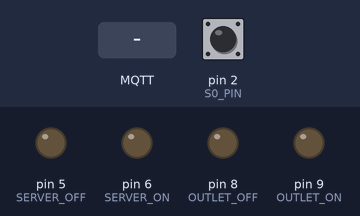
The sketch below on a simulated Arduino Uno, built with avr-gcc and run on an emulated ATmega328P. On the bench: output pins drawn as LEDs (lit = HIGH). Inputs (shaded band) come from the test bench; at power-on: pin 2 (S0_PIN) HIGH. WiFi joins after 1.5 s; servers stay silent unless stated; no MQTT or app messages arrive unless stated; not simulated (calls return 0 or success): credentials.h; names the files do not define were given values by the test bench: mqttport = 1883; what the sketch prints to the serial monitor is not drawn.

Above: at 4.2 s.
4.3 s: MQTT message "1" arrives on the first subscribed topic
At 5.4 s:
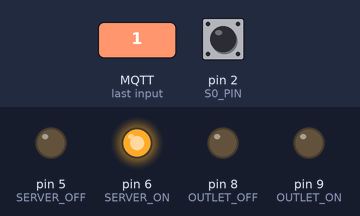
7.0 s: MQTT message "0" arrives on the first subscribed topic
At 7.4 s:
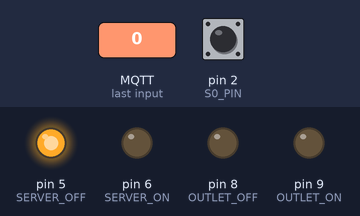
9.0 s: MQTT message "1" arrives on the second subscribed topic
At 9.4 s:
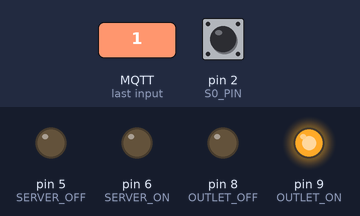
11.0 s: MQTT message "0" arrives on the second subscribed topic
At 11.4 s:
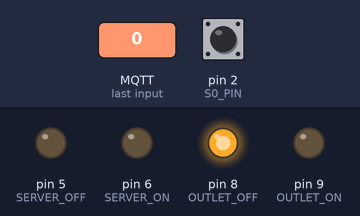
Timing chart, 0 to 14.0 s (numbered marks = the images above; inputs shaded):
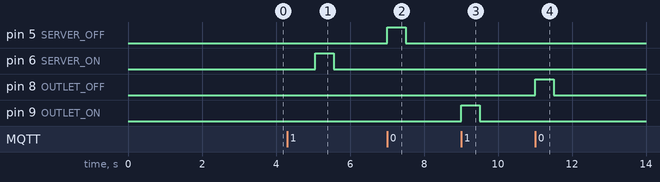

Measured:
- after the input at 4.3 s, pin 6 (SERVER_ON): LOW → HIGH after 0.76 s, → LOW 0.50 s later
- after the input at 7.0 s, pin 5 (SERVER_OFF): LOW → HIGH at once, → LOW 0.50 s later
- after the input at 9.0 s, pin 9 (OUTLET_ON): LOW → HIGH at once, → LOW 0.50 s later
- after the input at 11.0 s, pin 8 (OUTLET_OFF): LOW → HIGH at once, → LOW 0.50 s later

The sketch:

firmware.ino
```cpp
/*
 *
 * Reaktor23
 *
 * project: powerCMDer
 * author: Bouni
 *
 * a web enabled power control with integrated environment logging
 * powerd by MQTT
 *
 */

//#######################################################################################

#include <OneWire.h>
#include <DallasTemperature.h>
#include <SPI.h>
#include <Ethernet.h>
#include <PubSubClient.h>
#include "credentials.h"

// Pin definitions
#define ONE_WIRE_BUS        A5
#define SERVER_STATUS       3
#define SERVER_ON           6
#define SERVER_OFF          5
#define OUTLET_STATUS       7
#define OUTLET_ON           9
#define OUTLET_OFF          8
#define S0_PIN              2
#define S0_INTERRUPT        0
#define GPIO1               A0
#define GPIO2               A1
#define GPIO3               A2
#define GPIO4               A3
#define GPIO5               A4
#define GPIO6               A5
#define GPIO7               1
#define GPIO8               0

// Temperature measurement setup
OneWire oneWire(ONE_WIRE_BUS);
DallasTemperature sensors(&oneWire);

// Ethernet setup
byte mac[] = {0x90, 0xA2, 0xDA, 0x00, 0x65, 0x52};
EthernetClient ethClient;

// MQTT setup
long mqttlastconnect = 0;
PubSubClient mqttClient(ethClient);

// temperature
long lasttemp = 0;

//#######################################################################################

void mqtt_callback(char* topic, byte* payload, unsigned int length) {
  if(strcmp(topic, "powerCMDer/server")==0) {
    if(payload[0] == '1'){
      server_on();
    } else if(payload[0] == '0') {
      server_off();
    } else if(payload[0] == '?') {
      mqttClient.publish("powerCMDer/server/status", digitalRead(SERVER_STATUS));
    }
  } else if(strcmp(topic, "powerCMDer/outlets")==0) {
    if(payload[0] == '1'){
      outlets_on();
    } else if(payload[0] == '0') {
      outlets_off();
    } else if(payload[0] == '?') {
      mqttClient.publish("powerCMDer/outlets/status", digitalRead(OUTLET_STATUS));
    }
  }
}

void mqtt_connect() {
  if (!mqttClient.connected()) {
    long now = millis();
    if (now - mqttlastconnect > 5000) {
      mqttlastconnect = now;
      // Attempt to reconnect
      if (mqttClient.connected()) {
        mqttlastconnect = 0;
      } else {
        mqttClient.connect("powerCMDer", username, password);
        mqttClient.subscribe("powerCMDer/server");
        mqttClient.subscribe("powerCMDer/outlets");
      }
    } else {
      Serial.println("MQTT connection failed!");
      delay(10);
    }
  } else {
    mqttClient.loop();
  }
}

void server_on() {
  digitalWrite(SERVER_OFF, LOW);
  digitalWrite(SERVER_ON, HIGH);
  delay(500);
  digitalWrite(SERVER_ON, LOW);
  mqttClient.publish("powerCMDer/server/status", "1");
}

void server_off() {
  digitalWrite(SERVER_ON, LOW);
  digitalWrite(SERVER_OFF, HIGH);
  delay(500);
  digitalWrite(SERVER_OFF, LOW);
  mqttClient.publish("powerCMDer/server/status", "0");
}

void outlets_on() {
  digitalWrite(OUTLET_OFF, LOW);
  digitalWrite(OUTLET_ON, HIGH);
  delay(500);
  digitalWrite(OUTLET_ON, LOW);
  mqttClient.publish("powerCMDer/outlets/status", "1");
}

void outlets_off() {
  digitalWrite(OUTLET_ON, LOW);
  digitalWrite(OUTLET_OFF, HIGH);
  delay(500);
  digitalWrite(OUTLET_OFF, LOW);
  mqttClient.publish("powerCMDer/outlets/status", "0");
}


// called by interrupt from S0 power meter
void S0_tick() {
  /* does not work because of hardware reasons at the moment*/
  /*
    if(millis() - time > 30) {
      Serial.println("tick");
      counter++;
      time = millis();
  }
  */
  Serial.println("tick");
  mqttClient.publish("powerCMDer/powermeter/tick", "1");
}

void send_temperature() {
  long now = millis();
  if (now - lasttemp > 60000) {
    lasttemp = now;
    sensors.requestTemperatures();
    float temperature = sensors.getTempCByIndex(0);
    char tbuffer[4];
    dtostrf(temperature,2,2,tbuffer);
    mqttClient.publish("powerCMDer/temperature", tbuffer);
  }
}

void setup() {

  // Set pin for OneWire bus
  pinMode(ONE_WIRE_BUS, INPUT_PULLUP);

  // set pins for server circuit
  pinMode(SERVER_STATUS, INPUT_PULLUP);
  pinMode(SERVER_ON, OUTPUT);
  digitalWrite(SERVER_ON, LOW);
  pinMode(SERVER_OFF, OUTPUT);
  digitalWrite(SERVER_OFF, LOW);

  // set pins for outlets circuits
  pinMode(OUTLET_STATUS, INPUT_PULLUP);
  pinMode(OUTLET_ON, OUTPUT);
  digitalWrite(OUTLET_ON, LOW);
  pinMode(OUTLET_OFF, OUTPUT);
  digitalWrite(OUTLET_OFF, LOW);

  // set pin for S0 power meter
  pinMode(S0_PIN, INPUT_PULLUP);
  attachInterrupt(S0_INTERRUPT, S0_tick, CHANGE);

  // set serial for debugging
  Serial.begin(57600);
  Serial.println("initializing powerCMDr");

  // init ethernet
  Serial.println("Trying to get a DHCP address, this can take up to 60 Seconds");
  while(Ethernet.begin(mac) != 1) {
    Serial.println("Failed to get DHCP address, retry until successful!");
  }
  Serial.print("Ethernet up, IP address: ");
  Serial.println(Ethernet.localIP());
  Serial.println("Give eth 1500ms to get ready");
  delay(1500);

  // init OneWire
  sensors.begin();
  Serial.print("Found ");
  Serial.print(sensors.getDeviceCount(), DEC);
  Serial.println(" devices on the 1-wire bus.");

  // init MQTT
  mqttClient.setServer(mqttserver, mqttport);
  mqttClient.setCallback(mqtt_callback);
}

void loop() {

  mqtt_connect();
  send_temperature();

}
```
